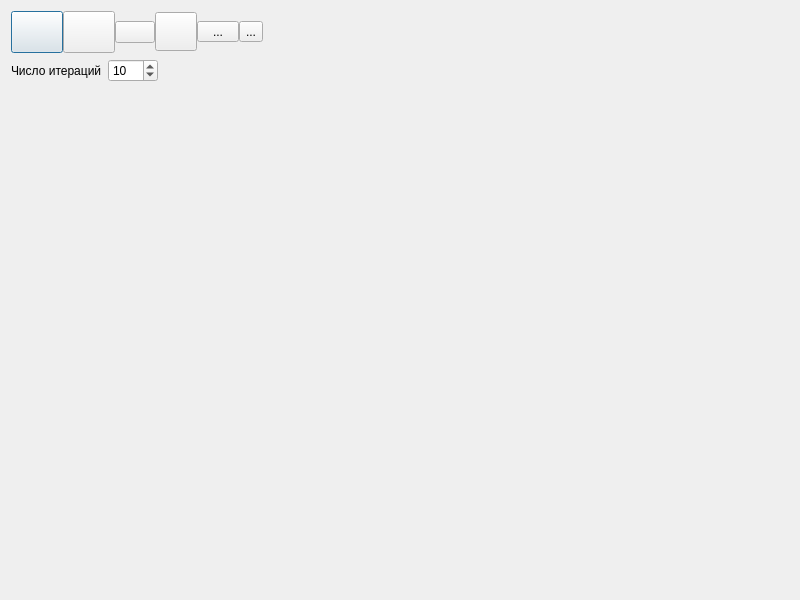
<?xml version="1.0" encoding="UTF-8"?>
<ui version="4.0">
 <class>MainWindow</class>
 <widget class="QMainWindow" name="MainWindow">
  <property name="windowModality">
   <enum>Qt::WindowModal</enum>
  </property>
  <property name="geometry">
   <rect>
    <x>0</x>
    <y>0</y>
    <width>800</width>
    <height>600</height>
   </rect>
  </property>
  <property name="minimumSize">
   <size>
    <width>800</width>
    <height>600</height>
   </size>
  </property>
  <property name="baseSize">
   <size>
    <width>0</width>
    <height>32</height>
   </size>
  </property>
  <property name="windowTitle">
   <string/>
  </property>
  <property name="windowIcon">
   <iconset>
    <normaloff>logo.png</normaloff>logo.png</iconset>
  </property>
  <property name="iconSize">
   <size>
    <width>32</width>
    <height>32</height>
   </size>
  </property>
  <widget class="QWidget" name="centralWidget">
   <layout class="QGridLayout" name="gridLayout">
    <item row="0" column="0">
     <layout class="QVBoxLayout" name="verticalLayout">
      <item>
       <layout class="QVBoxLayout" name="verticalLayout_2">
        <item>
         <layout class="QHBoxLayout" name="horizontalLayout">
          <property name="spacing">
           <number>0</number>
          </property>
          <property name="sizeConstraint">
           <enum>QLayout::SetMinimumSize</enum>
          </property>
          <item alignment="Qt::AlignVCenter">
           <widget class="QPushButton" name="btInsert">
            <property name="minimumSize">
             <size>
              <width>52</width>
              <height>42</height>
             </size>
            </property>
            <property name="maximumSize">
             <size>
              <width>52</width>
              <height>16777215</height>
             </size>
            </property>
            <property name="toolTip">
             <string>Добавить строку</string>
            </property>
            <property name="text">
             <string/>
            </property>
            <property name="icon">
             <iconset resource="resources.qrc">
              <normaloff>:/img/plus.png</normaloff>:/img/plus.png</iconset>
            </property>
            <property name="iconSize">
             <size>
              <width>32</width>
              <height>32</height>
             </size>
            </property>
            <property name="checkable">
             <bool>false</bool>
            </property>
            <property name="default">
             <bool>true</bool>
            </property>
            <property name="flat">
             <bool>false</bool>
            </property>
           </widget>
          </item>
          <item alignment="Qt::AlignVCenter">
           <widget class="QPushButton" name="btRemove">
            <property name="minimumSize">
             <size>
              <width>52</width>
              <height>42</height>
             </size>
            </property>
            <property name="maximumSize">
             <size>
              <width>52</width>
              <height>16777215</height>
             </size>
            </property>
            <property name="toolTip">
             <string>Удалить строку</string>
            </property>
            <property name="text">
             <string/>
            </property>
            <property name="icon">
             <iconset resource="resources.qrc">
              <normaloff>:/img/pencils.png</normaloff>:/img/pencils.png</iconset>
            </property>
            <property name="iconSize">
             <size>
              <width>32</width>
              <height>32</height>
             </size>
            </property>
           </widget>
          </item>
          <item alignment="Qt::AlignRight|Qt::AlignVCenter">
           <widget class="QPushButton" name="btSave">
            <property name="maximumSize">
             <size>
              <width>52</width>
              <height>16777215</height>
             </size>
            </property>
            <property name="toolTip">
             <string>Сохранить</string>
            </property>
            <property name="text">
             <string/>
            </property>
            <property name="icon">
             <iconset resource="resources.qrc">
              <normaloff>:/img/save.png</normaloff>:/img/save.png</iconset>
            </property>
            <property name="iconSize">
             <size>
              <width>32</width>
              <height>32</height>
             </size>
            </property>
           </widget>
          </item>
          <item alignment="Qt::AlignHCenter|Qt::AlignVCenter">
           <widget class="QToolButton" name="btRun">
            <property name="sizePolicy">
             <sizepolicy hsizetype="Minimum" vsizetype="Fixed">
              <horstretch>0</horstretch>
              <verstretch>0</verstretch>
             </sizepolicy>
            </property>
            <property name="minimumSize">
             <size>
              <width>42</width>
              <height>0</height>
             </size>
            </property>
            <property name="maximumSize">
             <size>
              <width>52</width>
              <height>16777215</height>
             </size>
            </property>
            <property name="baseSize">
             <size>
              <width>0</width>
              <height>0</height>
             </size>
            </property>
            <property name="toolTip">
             <string>Запустить</string>
            </property>
            <property name="text">
             <string/>
            </property>
            <property name="icon">
             <iconset resource="resources.qrc">
              <normaloff>:/img/runer-silhouette-running-fast.png</normaloff>:/img/runer-silhouette-running-fast.png</iconset>
            </property>
            <property name="iconSize">
             <size>
              <width>32</width>
              <height>32</height>
             </size>
            </property>
           </widget>
          </item>
          <item>
           <widget class="QToolButton" name="btStop">
            <property name="minimumSize">
             <size>
              <width>42</width>
              <height>0</height>
             </size>
            </property>
            <property name="toolTip">
             <string>Остановить</string>
            </property>
            <property name="text">
             <string>...</string>
            </property>
            <property name="icon">
             <iconset resource="resources.qrc">
              <normaloff>:/img/stop.png</normaloff>:/img/stop.png</iconset>
            </property>
            <property name="iconSize">
             <size>
              <width>32</width>
              <height>32</height>
             </size>
            </property>
           </widget>
          </item>
          <item>
           <widget class="QToolButton" name="toolButton">
            <property name="text">
             <string>...</string>
            </property>
            <property name="icon">
             <iconset resource="resources.qrc">
              <normaloff>:/img/binoculars.png</normaloff>:/img/binoculars.png</iconset>
            </property>
            <property name="iconSize">
             <size>
              <width>32</width>
              <height>32</height>
             </size>
            </property>
           </widget>
          </item>
          <item>
           <spacer name="horizontalSpacer">
            <property name="orientation">
             <enum>Qt::Horizontal</enum>
            </property>
            <property name="sizeHint" stdset="0">
             <size>
              <width>20</width>
              <height>20</height>
             </size>
            </property>
           </spacer>
          </item>
         </layout>
        </item>
       </layout>
      </item>
      <item>
       <layout class="QHBoxLayout" name="horizontalLayout_2">
        <item>
         <widget class="QLabel" name="label">
          <property name="text">
           <string>Число итераций</string>
          </property>
         </widget>
        </item>
        <item>
         <widget class="QSpinBox" name="spinCnt">
          <property name="sizePolicy">
           <sizepolicy hsizetype="Preferred" vsizetype="Fixed">
            <horstretch>0</horstretch>
            <verstretch>0</verstretch>
           </sizepolicy>
          </property>
          <property name="minimumSize">
           <size>
            <width>50</width>
            <height>0</height>
           </size>
          </property>
          <property name="autoFillBackground">
           <bool>false</bool>
          </property>
          <property name="value">
           <number>10</number>
          </property>
         </widget>
        </item>
        <item>
         <spacer name="horizontalSpacer_3">
          <property name="orientation">
           <enum>Qt::Horizontal</enum>
          </property>
          <property name="sizeHint" stdset="0">
           <size>
            <width>40</width>
            <height>20</height>
           </size>
          </property>
         </spacer>
        </item>
       </layout>
      </item>
      <item>
       <widget class="TableViewClicked" name="tableWidget" native="true">
        <property name="autoFillBackground">
         <bool>false</bool>
        </property>
        <property name="locale">
         <locale language="English" country="UnitedStates"/>
        </property>
        <property name="sortingEnabled" stdset="0">
         <bool>true</bool>
        </property>
       </widget>
      </item>
     </layout>
    </item>
   </layout>
  </widget>
  <action name="actionTest">
   <property name="icon">
    <iconset>
     <normalon>plus.png</normalon>
    </iconset>
   </property>
   <property name="text">
    <string/>
   </property>
   <property name="iconText">
    <string/>
   </property>
  </action>
 </widget>
 <layoutdefault spacing="6" margin="11"/>
 <customwidgets>
  <customwidget>
   <class>TableViewClicked</class>
   <extends>QWidget</extends>
   <header location="global">tableviewclicked.h</header>
  </customwidget>
 </customwidgets>
 <resources>
  <include location="resources.qrc"/>
 </resources>
 <connections/>
</ui>
